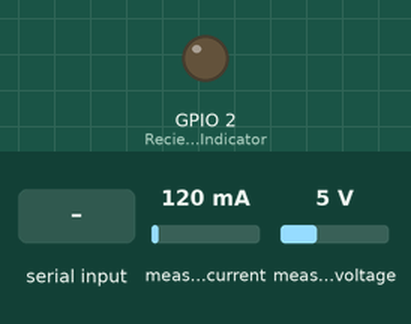
Simulated run of this program. Board: ESP32. Shown: output pins drawn as LEDs (lit = HIGH). Inputs (shaded band) come from the test bench; at power-on: measured current 120 mA, measured voltage 5 V. The local clock reads 2024-03-15 10:24:30 at power-on unless the program sets it; what the program prints to the serial monitor is not drawn.

Above: at 1.2 s.
1.3 s: "90,45,200\n" received over the second serial link
At 2.0 s:
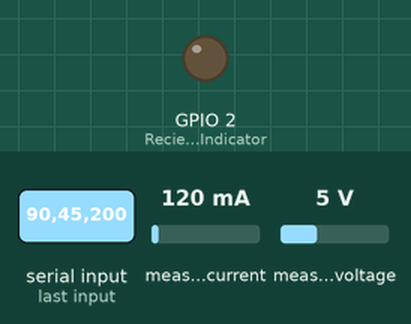
2.8 s: "90,45\n" received over the second serial link
At 3.9 s:
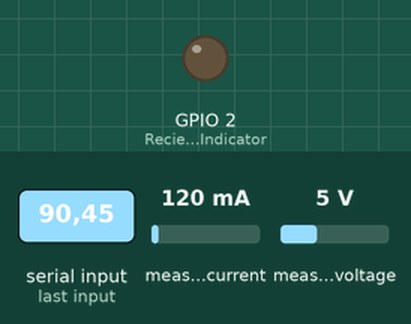
4.4 s: "90,45,200,10\n" received over the second serial link
At 5.8 s:
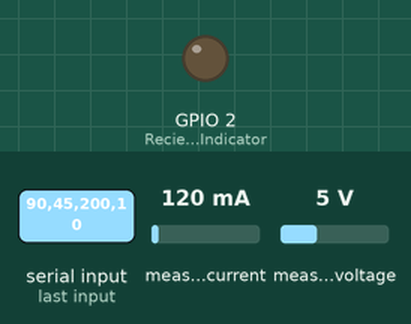
Timing chart, 0 to 7.4 s (numbered marks = the images above; inputs shaded):
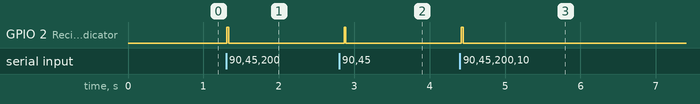

Measured:
- after the input at 1.3 s, GPIO 2 (Recieved_Indicator): LOW → HIGH at once, → LOW 0.03 s later
- after the input at 2.8 s, GPIO 2 (Recieved_Indicator): LOW → HIGH after 0.07 s, → LOW 0.03 s later
- after the input at 4.4 s, GPIO 2 (Recieved_Indicator): LOW → HIGH at once, → LOW 0.03 s later

The program:

main.cpp
```cpp
#include <Arduino.h>

#include <HardwareSerial.h>
#define RX_pin 16
#define TX_pin 17
HardwareSerial ESP32_A(1); // UART1 (Serial1) channel

#include <esp_now.h>
#include <esp_wifi.h>
#include <WiFi.h>
uint8_t ESP_C_broadcastAddress[] = {0xfc, 0xb4, 0x67, 0xf1, 0xbf, 0x6c}; // MAC Address of ESP-C
// constexpr char WIFI_SSID[] = "realme 3 Pro";

typedef struct SensorsData
{
  float SolarVoltage;
  float SolarCurrent;

  float WindVoltage;
  float WindCurrent;
  float WindSpeed_MS;
  int WindDirection;

  float BatteryVoltage;
  float BatteryPercentage;

  float brgyVoltage;
  float brgyCurrent;
  float brgyPower;
  float brgyEnergy;
  float brgyPowerFactor;

  String time;
  String date;
  int hour;
  // Add more fields if needed
} SensorsData;
SensorsData sensorsData;

esp_now_peer_info_t peerInfo_ESP_C;

// int32_t getWiFiChannel(const char *ssid)
// {
//   if (int32_t n = WiFi.scanNetworks())
//   {
//     for (uint8_t i = 0; i < n; i++)
//     {
//       if (!strcmp(ssid, WiFi.SSID(i).c_str()))
//       {
//         return WiFi.channel(i);
//       }
//     }
//   }
//   return 0;
// }

#include <PZEM004Tv30.h>
#define brgyPZEM_RX 32
#define brgyPZEM_TX 33
PZEM004Tv30 brgyPZEM(Serial2, brgyPZEM_RX, brgyPZEM_TX); // UART2 (Serial2) channel

#include <RTCModule.h>
#define timezone 8
RTCModule RTC(timezone);

void blinkLED(int);

void setup()
{
  Serial.begin(115200);
  ESP32_A.begin(115200, SERIAL_8N1, TX_pin, RX_pin);
  pinMode(LED_BUILTIN, OUTPUT); // Recieved Indicator
  RTC.begin();

  /* Initialize ESP-NOW */
  WiFi.mode(WIFI_STA);

  // int32_t channel = getWiFiChannel(WIFI_SSID);
  // esp_wifi_set_channel(channel, WIFI_SECOND_CHAN_NONE);

  if (esp_now_init() != ESP_OK)
  {
    Serial.println("Error initializing ESP-NOW");
    return;
  }
  memcpy(peerInfo_ESP_C.peer_addr, ESP_C_broadcastAddress, 6);
  peerInfo_ESP_C.channel = 0;
  peerInfo_ESP_C.encrypt = false;
  if (esp_now_add_peer(&peerInfo_ESP_C) != ESP_OK)
  {
    Serial.println("Failed to add peer");
    return;
  }
}

ulong previousMillis = 0;

void loop()
{
  float brgyVoltage = brgyPZEM.voltage();
  float brgyCurrent = brgyPZEM.current();
  float brgyPower = brgyPZEM.power();
  float brgyEnergy = brgyPZEM.energy();
  float brgyPowerFactor = brgyPZEM.pf();

  String date = RTC.getCurrentDate();
  String time = RTC.getCurrentTime(true);
  int hour = RTC.getHour();

  sensorsData.brgyVoltage = brgyVoltage;
  sensorsData.brgyCurrent = brgyCurrent;
  sensorsData.brgyPower = brgyPower;
  sensorsData.brgyEnergy = brgyEnergy;
  sensorsData.brgyPowerFactor = brgyPowerFactor;
  sensorsData.date = date;
  sensorsData.time = time;
  sensorsData.hour = hour;

  if (ESP32_A.available())
  {
    String message = ESP32_A.readStringUntil('\n');
    Serial.println(message);

    int startIdx = 0;
    int endIdx = message.indexOf(',');
    sensorsData.SolarVoltage = message.substring(startIdx, endIdx).toFloat();

    startIdx = endIdx + 1;
    endIdx = message.indexOf(',', startIdx);
    sensorsData.SolarCurrent = message.substring(startIdx, endIdx).toFloat();

    startIdx = endIdx + 1;
    endIdx = message.indexOf(',', startIdx);
    sensorsData.WindVoltage = message.substring(startIdx, endIdx).toFloat();

    startIdx = endIdx + 1;
    endIdx = message.indexOf(',', startIdx);
    sensorsData.WindCurrent = message.substring(startIdx, endIdx).toFloat();

    startIdx = endIdx + 1;
    endIdx = message.indexOf(',', startIdx);
    sensorsData.WindSpeed_MS = message.substring(startIdx, endIdx).toFloat();

    startIdx = endIdx + 1;
    endIdx = message.indexOf(',', startIdx);
    sensorsData.WindDirection = message.substring(startIdx, endIdx).toInt();

    startIdx = endIdx + 1;
    endIdx = message.indexOf(',', startIdx);
    sensorsData.BatteryVoltage = message.substring(startIdx, endIdx).toFloat();

    startIdx = endIdx + 1;
    endIdx = message.indexOf(',', startIdx);
    sensorsData.BatteryPercentage = message.substring(startIdx, endIdx).toFloat();

    blinkLED(25);
  }

  if ((millis() - previousMillis >= 100))
  {
    previousMillis = millis();
    Serial.printf("%0.2f,%0.2f,%0.2f,%0.2f,%0.2f,%d,%0.2f,%0.2f,%0.2f,%0.2f,%0.2f,%0.2f,%0.2f,%s,%s,%d\n",
                  sensorsData.SolarVoltage,
                  sensorsData.SolarCurrent,
                  sensorsData.WindVoltage,
                  sensorsData.WindCurrent,
                  sensorsData.WindSpeed_MS,
                  sensorsData.WindDirection,
                  sensorsData.BatteryVoltage,
                  sensorsData.BatteryPercentage,
                  sensorsData.brgyVoltage,
                  sensorsData.brgyCurrent,
                  sensorsData.brgyPower,
                  sensorsData.brgyEnergy,
                  sensorsData.brgyPowerFactor,
                  sensorsData.time,
                  sensorsData.date,
                  sensorsData.hour);
    esp_err_t result = esp_now_send(ESP_C_broadcastAddress, (uint8_t *)&sensorsData, sizeof(sensorsData));
    Serial.println("Sent to ESP-C Successfully!");
  }
}

void blinkLED(int interval)
{
  digitalWrite(LED_BUILTIN, HIGH);
  delay(interval);
  digitalWrite(LED_BUILTIN, LOW);
}
```
